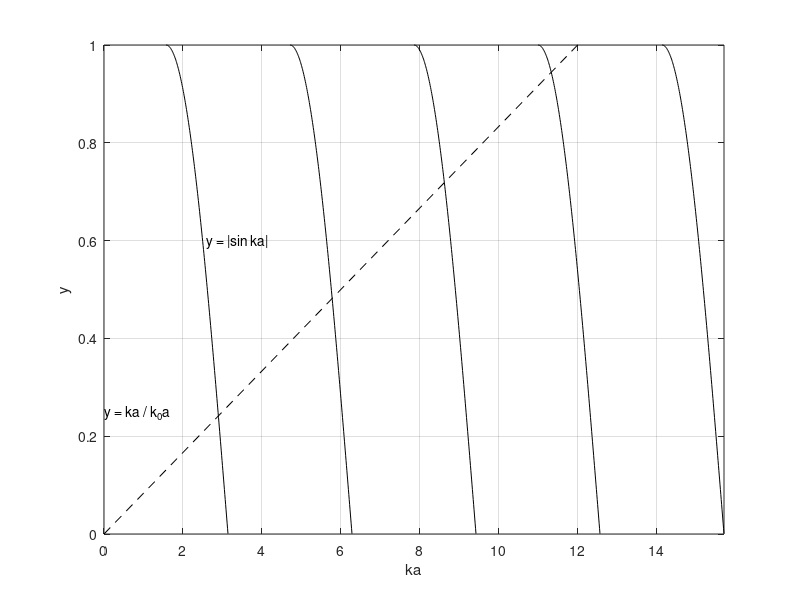

Write MATLAB code to recreate this figure.
clc;clear,close all;
i = 1;
n = 5;
while i <= n
    ka = pi / 2 * (2 * i - 1):0.01:pi / 2 * (2 * i);
    plot(ka,abs(sin(ka)),'k-');
    hold on;
    i = i + 1;
end
k_0a = 12;
ka = [0,pi / 2 * (2 * n)];
plot(ka,ka / k_0a,'--k')
grid on
text(0.02,0.25,'y = ka / k_0a')
text(2.6,0.6,'y = |sin ka|')
xlim([0,pi / 2 * (2 * n)])
ylim([0,1])
xlabel('ka')
ylabel('y')